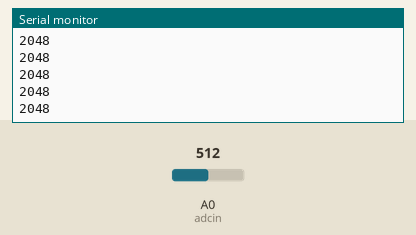
Bench run of a sketch on a simulated nRF52 board. On the bench: the last lines printed to the serial monitor. Inputs (shaded band) come from the test bench; at power-on: A0 (adcin) = 512 (analog values on the 0–1023 scale). A phone connects over Bluetooth LE 3 s after start.

Above: at 1.2 s.
1.3 s: A0 (adcin) set to 716
At 1.31 s:
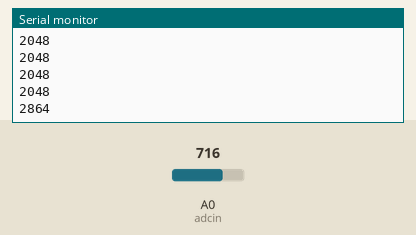
2.8 s: A0 (adcin) set to 900
At 2.81 s:
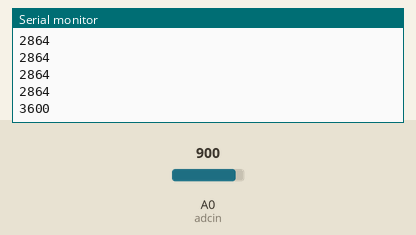
Timing chart, 0 to 5.8 s (numbered marks = the images above; inputs shaded):
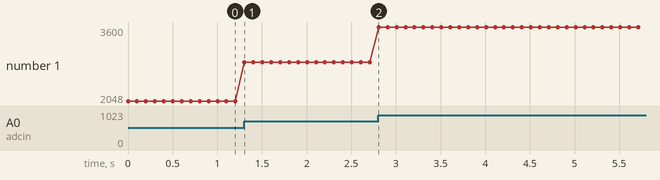

Measured:
- after the input at 1.3 s, the serial monitor: prints a new line at once (image 1)
- after the input at 2.8 s, the serial monitor: prints a new line at once (image 2)
- plotted number 1: 2048 → 2864 after the input at 1.3 s, 2864 → 3600 after the input at 2.8 s

The sketch:

flex.ino
```cpp
#include <Wire.h>
#include <bluefruit.h>

//analog in
int adcin = A0;
float mv_per_lsb = 3600.0F/1024.0F; // 10-bit ADC with 3.6V input range

// BLE Service
BLEDis  bledis;
BLEUart bleuart;
BLEBas  blebas;
BLEService flex0s = BLEService(0xABCD);
BLECharacteristic flex0c = BLECharacteristic(0xBEEB);

void setup() {
  analogReference(AR_INTERNAL_3_0);
  analogReadResolution(12);
    Serial.begin(115200);
  while ( !Serial ) delay(10);
   bleSetup();
}

void bleSetup() {
    Bluefruit.begin();
    Bluefruit.setTxPower(4);
    Bluefruit.setName("flex0");
    Bluefruit.setConnectCallback(connect_callback);
    Bluefruit.setDisconnectCallback(disconnect_callback);
    bledis.setManufacturer("agnes cameron");
    bledis.setModel("V2.0");
    bledis.begin();
  // Configure and Start BLE Uart Service
//    setupUUID();
    bleuart.begin();
    Bluefruit.Advertising.addFlags(BLE_GAP_ADV_FLAGS_LE_ONLY_GENERAL_DISC_MODE);
    Bluefruit.Advertising.addTxPower();
    Bluefruit.Advertising.addService(bleuart);
//    Serial.print(bleuart);
    Bluefruit.ScanResponse.addName();
    Bluefruit.Advertising.restartOnDisconnect(true);
    Bluefruit.Advertising.setInterval(32, 244);
    Bluefruit.Advertising.setFastTimeout(30);
    Bluefruit.Advertising.start(0);
}

void connect_callback(uint16_t conn_handle) {
  char central_name[32] = { 0 };
  Bluefruit.Gap.getPeerName(conn_handle, central_name, sizeof(central_name));
  Serial.print("Connected to ");
  Serial.println(central_name);
}

int adcvalue;
int id = 0;

void disconnect_callback(uint16_t conn_handle, uint8_t reason) {
  (void) conn_handle;
  (void) reason;
  Serial.println();
  Serial.println("Disconnected");
}

void sendData(){
  int numVals = 2;
  int vals[numVals];
  vals[0] = adcvalue;
  vals[1] = id;
  int cnt = numVals * sizeof(int) ;
  uint8_t buf[cnt];
  for (int _i=0; _i<numVals; _i++)
    memcpy(&buf[_i*sizeof(int)], &vals[_i], sizeof(int));
  bleuart.write( buf, cnt );
}

void loop() {
  adcvalue = analogRead(adcin);
  Serial.println(adcvalue);
  sendData();
  delay(100);
}
```
